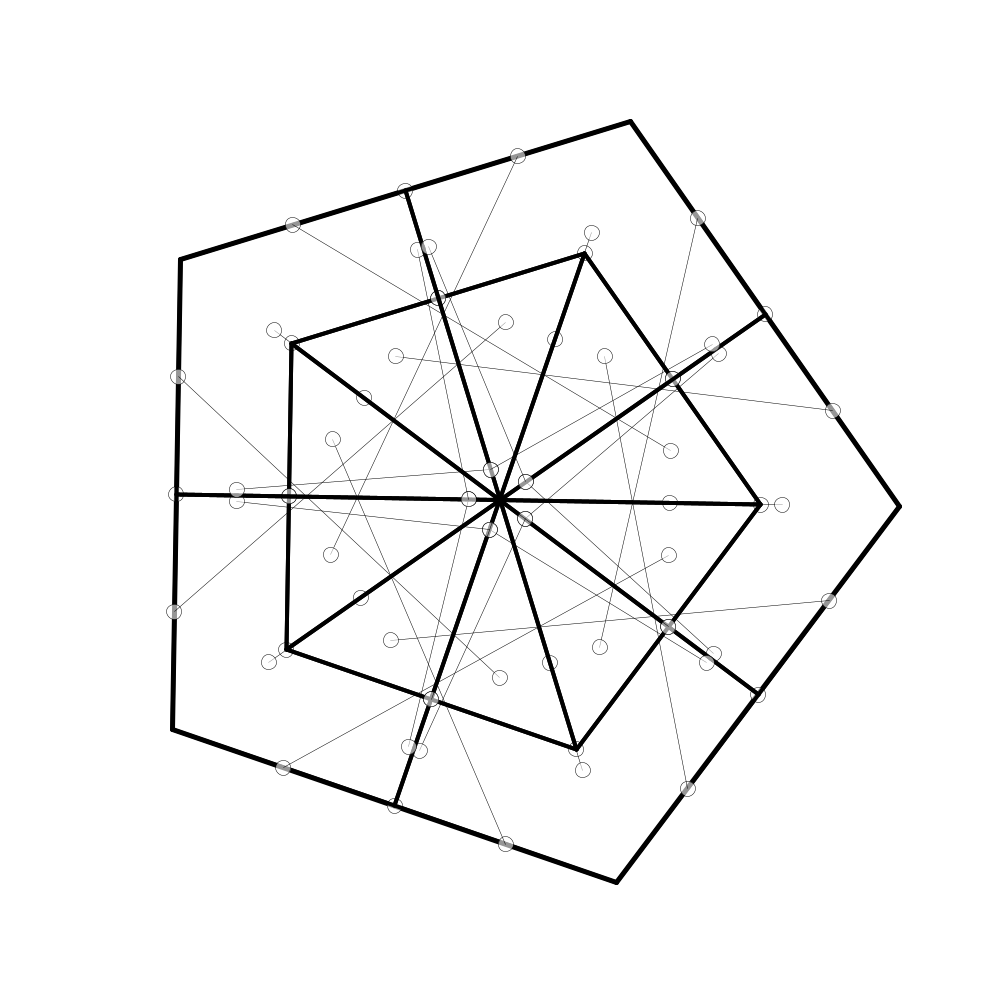
Frame 1 (no input)
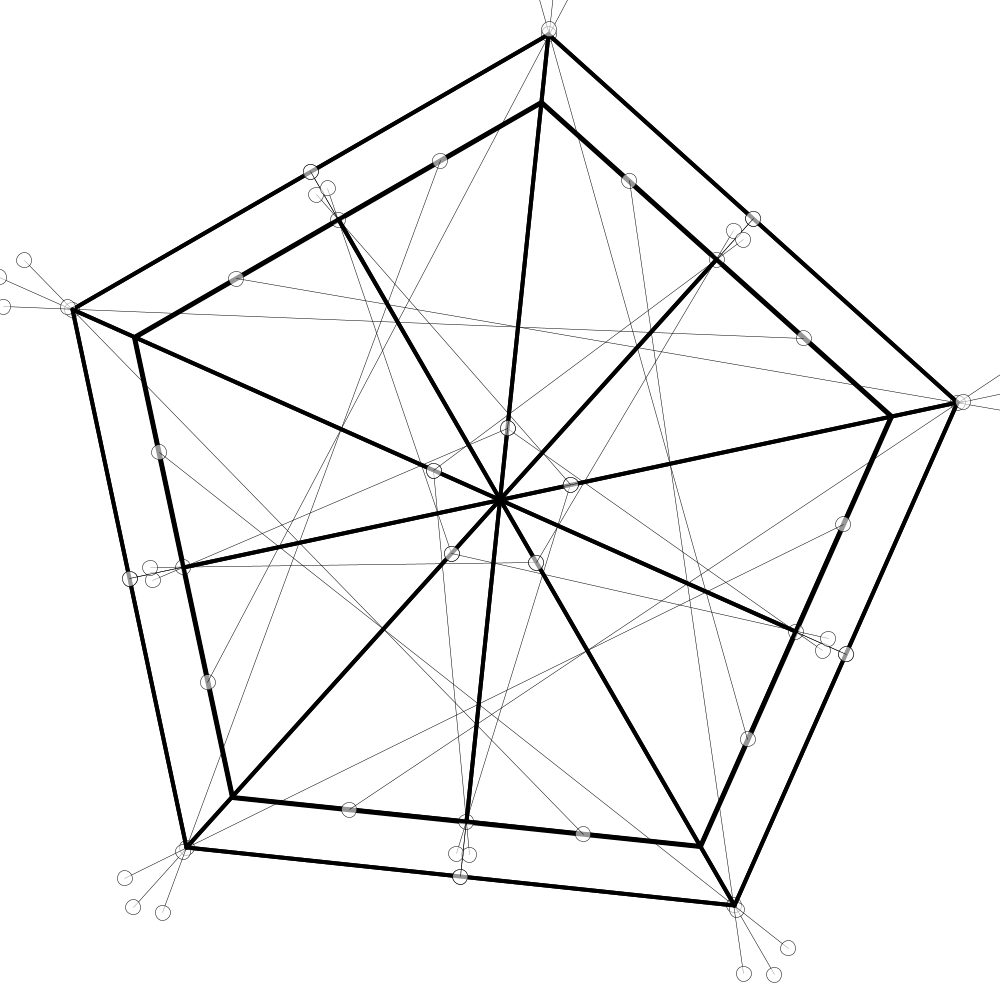
Frame 60 (the mouse pressed at the canvas centre just before this capture)
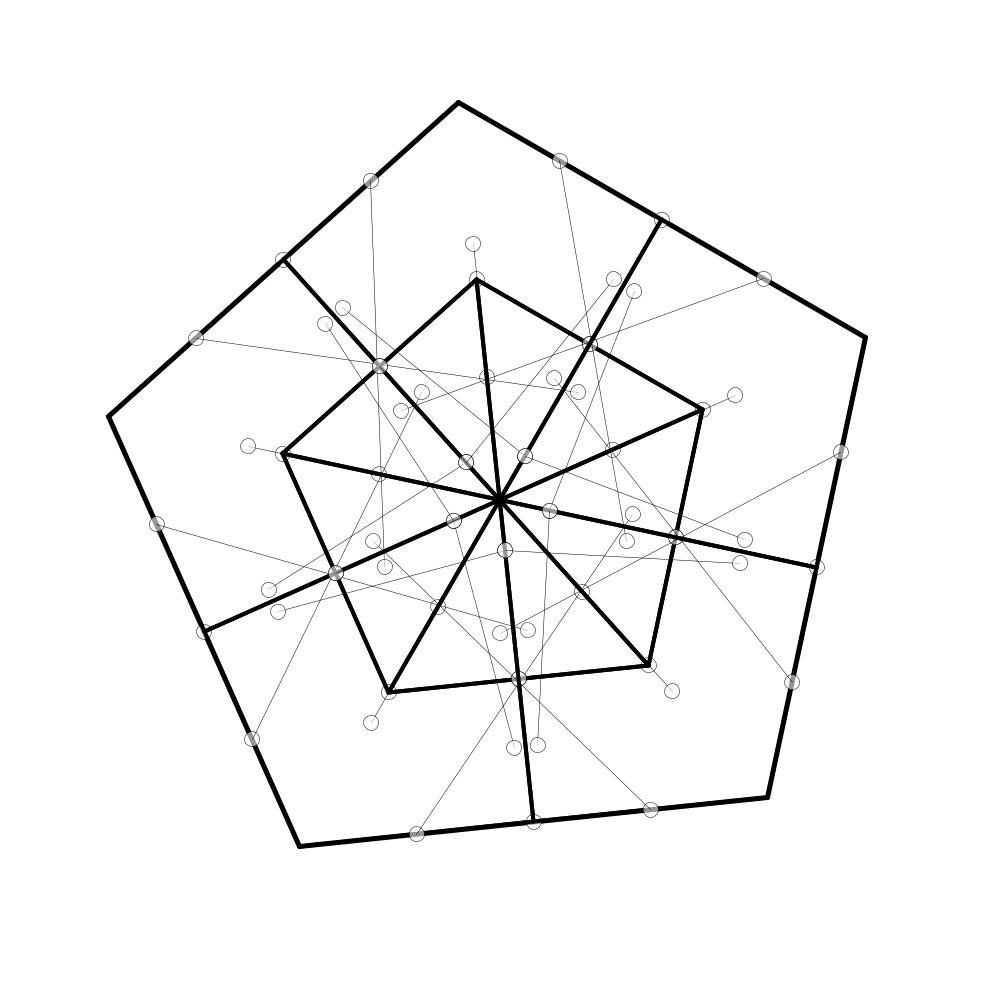
Frame 120 (the mouse held since frame 60 and released just before this capture)

The Processing sketch that drew these frames (run headless with seeded random() and noise(); from frame 60 on, the mouse is pressed at the canvas centre):

// Processing sketch: flactal_pentagon
// ── flactal_pentagon.pde
FractalRoot pentagon;
float strutFactor = 0.2;
float strutNoise;
int maxlevels = 4;
int numsides = 3;
void setup(){
  size(1000,1000);
  background(255);
  smooth();
  strutNoise = random(10);
}

void draw(){
  background(255);
  strutNoise += 0.01;
  strutFactor = noise(strutNoise) * 2;
  pentagon = new FractalRoot(frameCount);
  pentagon.drawShape();
}
// ── Branch.pde
class Branch{
  int level, num;
  PointObj[] outerPoints = {};
  PointObj[] midPoints = {};
  PointObj[] projPoints = {};
  Branch[] myBranches = {};
  int maxlevels = 2;
  
  Branch(int lev, int n, PointObj[] points){
    level = lev;
    num = n;
    outerPoints = points;
    midPoints = calcMidPoints();
    projPoints  = calcStrutPoints();
    if((level+1) < maxlevels){
      Branch childBranch = new Branch(level + 1, 0, projPoints);
      myBranches = (Branch[])append(myBranches, childBranch);
      
      for(int k = 0; k < outerPoints.length; k++){
        int nextk = k - 1;
        if(nextk < 0){nextk += outerPoints.length;}
        PointObj[] newPoints = {projPoints[k], midPoints[k],outerPoints[k], midPoints[nextk],projPoints[nextk]};
        childBranch = new Branch(level+1, k+1, newPoints);
        myBranches = (Branch[])append(myBranches, childBranch);
      }
    }
  }
  
  void drawMe(){
    strokeWeight(5 - level);
    for(int i = 0; i < outerPoints.length; i++){
      int nexti = i + 1;
      if(nexti == outerPoints.length){nexti = 0;}
      line(outerPoints[i].x, outerPoints[i].y, outerPoints[nexti].x, outerPoints[nexti].y);
    }
    strokeWeight(0.5);
    fill(255, 150);
    for(int j = 0; j < midPoints.length;j++){
      ellipse(midPoints[j].x, midPoints[j].y, 15,15);
      line(midPoints[j].x, midPoints[j].y, projPoints[j].x, projPoints[j].y);
      ellipse(projPoints[j].x,projPoints[j].y, 15, 15);
    }
    for(int k = 0; k < myBranches.length; k++){
      myBranches[k].drawMe();
    }
  }
  
  PointObj[] calcMidPoints(){
    PointObj[] mpArray = new PointObj[outerPoints.length];
    for(int i = 0; i < outerPoints.length; i++){
      int nexti = i+1;
      if( nexti == outerPoints.length){nexti = 0;}
      PointObj midPoint = calcMidPoint(outerPoints[i], outerPoints[nexti]);
      mpArray[i] = midPoint;
    }
    return mpArray;
  }
  
  PointObj calcMidPoint(PointObj end1, PointObj end2){
    float mx, my;
    if(end1.x > end2.x){
      mx = end2.x + ((end1.x - end2.x) / 2);
    }else{
      mx = end1.x + ((end2.x - end1.x) / 2);
    }
    if(end1.y > end2.y){
      my = end2.y + ((end1.y - end2.y) / 2);
    }else{
     my = end1.y + ((end2.y - end1.y) / 2); 
    }
   
    return new PointObj(mx, my);
  }
  
  PointObj[] calcStrutPoints(){
    PointObj[] strutArray = new PointObj[midPoints.length];
    for(int i = 0; i < midPoints.length; i++){
      int nexti = i + 3;
      if(nexti >= midPoints.length){nexti -= midPoints.length;}
      PointObj thisSP = calcProjPoint(midPoints[i], outerPoints[nexti]);
      strutArray[i] = thisSP;
    }
    return strutArray;
  }
  
  PointObj calcProjPoint(PointObj mp, PointObj op){
    float px,py;
    float adj, opp;
    
    if(op.x > mp.x){
      opp = op.x - mp.x; 
      px = mp.x + (opp * strutFactor);
    }else{
      opp = mp.x - op.x; 
      px = mp.x - (opp * strutFactor);
    }
    
    if(op.y > mp.y){
      adj = op.y - mp.y;
      py = mp.y + (adj * strutFactor);
    }else{
      adj = mp.y - op.y;
      py = mp.y - (adj * strutFactor);
    }
    
    return new PointObj(px,py);
    
    
  }
}
// ── FractalRoot.pde
class FractalRoot{
  
  PointObj[] pointArr = new PointObj[5];
  Branch rootBranch;
  FractalRoot(float startAngle){
    float centerX = width / 2;
    float centerY = height / 2;
    float radius = 400;
    int count = 0;
    
    
    for(float i = 0; i < 360; i += 72){
      float x = centerX + (radius * cos(radians(startAngle + i)));
      float y = centerY + (radius * sin(radians(startAngle + i)));
      pointArr[count] = new PointObj(x,y);
      count++;
    }
    rootBranch = new Branch(0,0, pointArr);
  }
  
  void drawShape(){
    rootBranch.drawMe();
  }

}
// ── PointObj.pde
class PointObj{

float x, y;

  PointObj(float _x, float _y){
    x = _x; y = _y;
  }
}
